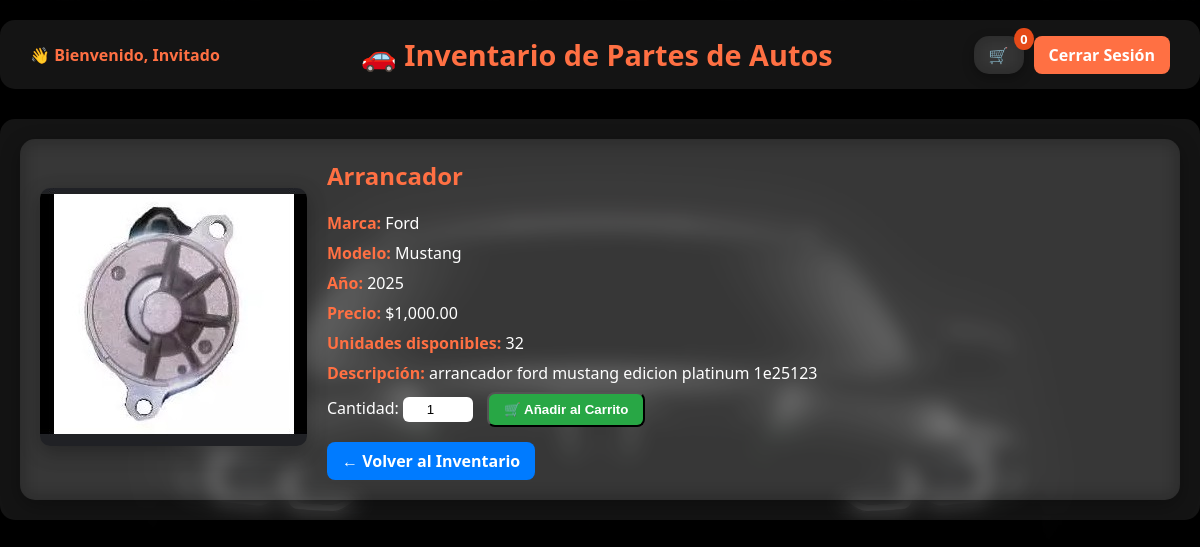
The page /FrontEnd/public/detalle_pieza.php?id=4 (signed in) on the database its author committed.
### tables this page shows
CREATE TABLE IF NOT EXISTS `inventario_partes` (
  `id` int NOT NULL AUTO_INCREMENT,
  `nombre_parte` varchar(100) NOT NULL,
  `marca_auto` varchar(50) NOT NULL,
  `modelo_auto` varchar(100) DEFAULT NULL,
  `anio` int NOT NULL,
  `descripcion` text,
  `costo` decimal(10,2) NOT NULL,
  `unidades` int NOT NULL DEFAULT '0',
  `activo` tinyint(1) DEFAULT '1',
  `imagen` varchar(255) DEFAULT NULL,
  `creado_en` timestamp NULL DEFAULT CURRENT_TIMESTAMP,
  PRIMARY KEY (`id`)
);

### FrontEnd/public/detalle_pieza.php (the view, shortened to what this page needs)
<?php
$id = intval($_GET['id']);
$db = new Database();
$conn = $db->getConnection();
$stmt = $conn->prepare("SELECT * FROM inventario_partes WHERE id = :id LIMIT 1");
$stmt->bindParam(':id', $id, PDO::PARAM_INT);
$stmt->execute();
$pieza = $stmt->fetch();
$nombreUsuario = $_SESSION['nombre'] ?? 'Invitado';
?>
<!DOCTYPE html>
<html lang="es">
<head>
    <link rel="stylesheet" href="../css/detalle.css?v=3">
</head>
<body>
<header class="header">
    <div class="header-left">
        <span class="usuario">👋 Bienvenido, <?php echo htmlspecialchars($nombreUsuario); ?></span>
    </div>
    <div class="header-center">
        <h1>🚗 Inventario de Partes de Autos</h1>
    </div>
    <div class="header-right">
        <a href="carrito.php" class="cart-btn">
            🛒 <span id="cart-count"><?php echo array_sum($_SESSION['carrito'] ?? []); ?></span>
        </a>
        <a href="../../BackEnd/logout.php" class="btn-logout">Cerrar Sesión</a>
    </div>
</header>
<div class="container">
    <div class="detalle-card">
        <div class="detalle-img">
            <img src="../../<?php echo htmlspecialchars($pieza['imagen']); ?>" alt="<?php echo htmlspecialchars($pieza['nombre_parte']); ?>">
        </div>
        <div class="detalle-info">
            <h2><?php echo htmlspecialchars($pieza['nombre_parte']); ?></h2>
            <p><strong>Marca:</strong> <?php echo htmlspecialchars($pieza['marca_auto']); ?></p>
            <p><strong>Modelo:</strong> <?php echo htmlspecialchars($pieza['modelo_auto']); ?></p>
            <p><strong>Año:</strong> <?php echo htmlspecialchars($pieza['anio']); ?></p>
            <p><strong>Precio:</strong> $<?php echo number_format($pieza['costo'], 2); ?></p>
            <p><strong>Unidades disponibles:</strong> <?php echo htmlspecialchars($pieza['unidades']); ?></p>
            <p><strong>Descripción:</strong> <?php echo htmlspecialchars($pieza['descripcion']); ?></p>
            <form method="post" action="agregar_carrito.php" class="form-carrito">
                <label for="cantidad">Cantidad:</label>
                <input type="number" name="cantidad" id="cantidad" value="1" min="1" max="<?php echo $pieza['unidades']; ?>" required>
                <button type="submit" class="add-cart-btn">🛒 Añadir al Carrito</button>
            </form>
            <a href="inventario_publico.php" class="btn-volver">← Volver al Inventario</a>
        </div>
    </div>
</div>
</body>
</html>

### FrontEnd/css/detalle.css (style rules this page uses)
body { margin: 0; padding: 0; font-family: "Segoe UI", Tahoma, Geneva, Verdana, sans-serif; background: linear-gradient(rgba(0, 0, 0, 0.5), rgba(0, 0, 0, 0.5)), url('../../img/fondoinventario.jpg') no-repeat center center fixed; background-size: cover; color: #fff; }
.header { display: flex; justify-content: space-between; align-items: center; padding: 15px 30px; margin: 20px auto; max-width: 1200px; background: rgba(255, 255, 255, 0.08); backdrop-filter: blur(10px); -webkit-backdrop-filter: blur(10px); border-radius: 15px; box-shadow: 0 6px 20px rgba(0, 0, 0, 0.3); }
.header-left { display: flex; align-items: center; gap: 15px; }
.header-left .usuario { font-size: 1rem; color: #FF7043; font-weight: bold; }
.header-center { flex: 1; text-align: center; }
.header-center h1 { margin: 0; color: #FF7043; font-size: 1.8rem; }
.header-right { display: flex; align-items: center; gap: 10px; }
.btn-logout { background-color: #FF7043; color: #fff; padding: 8px 15px; border-radius: 8px; text-decoration: none; font-weight: bold; transition: background-color 0.3s ease; }
.cart-btn { background: rgba(255, 255, 255, 0.08); backdrop-filter: blur(10px); color: #FF7043; padding: 8px 15px; border-radius: 15px; text-decoration: none; font-weight: bold; display: flex; align-items: center; position: relative; box-shadow: 0 4px 12px rgba(0, 0, 0, 0.3); transition: background-color 0.3s ease, color 0.3s ease; }
.cart-btn #cart-count { background: #E64A19; border-radius: 50%; padding: 2px 6px; font-size: 0.8rem; position: absolute; top: -8px; right: -10px; color: #fff; }
.container { max-width: 1200px; margin: 30px auto; padding: 20px; background: rgba(255, 255, 255, 0.08); backdrop-filter: blur(10px); border-radius: 15px; box-shadow: 0 6px 20px rgba(0, 0, 0, 0.5); }
.detalle-card { display: flex; flex-wrap: wrap; gap: 20px; background: rgba(255, 255, 255, 0.08); backdrop-filter: blur(10px); border-radius: 15px; box-shadow: 0 6px 20px rgba(0, 0, 0, 0.3); padding: 20px; align-items: center; }
.detalle-img img { max-width: 350px; width: 100%; border-radius: 10px; box-shadow: 0 6px 20px rgba(0, 0, 0, 0.3); }
.detalle-info { flex: 1; }
.detalle-info h2 { margin-top: 0; color: #FF7043; }
.detalle-info p { margin: 8px 0; font-size: 1rem; }
.detalle-info strong { color: #FF7043; }
.btn-volver { display: inline-block; background-color: #007BFF; color: #fff; padding: 8px 15px; border-radius: 8px; text-decoration: none; font-weight: bold; margin-top: 15px; }
.add-cart-btn { background-color: #28A745; color: #fff; padding: 8px 15px; border-radius: 8px; text-decoration: none; font-weight: bold; margin-left: 10px; transition: background-color 0.3s ease; }
input[type="number"] { width: 60px; padding: 5px; border-radius: 6px; border: none; text-align: center; }

### rows shown on the page
inventario_partes: imagen (picture), nombre_parte "Arrancador", marca_auto "Ford", modelo_auto "Mustang", anio "2025", costo "1,000.00", unidades "32", descripcion "arrancador ford mustang edicion platinum 1e25123"

### other values the page prints
$nombreUsuario "Invitado"
array_sum($_SESSION['carrito'] ?? []) "0"
